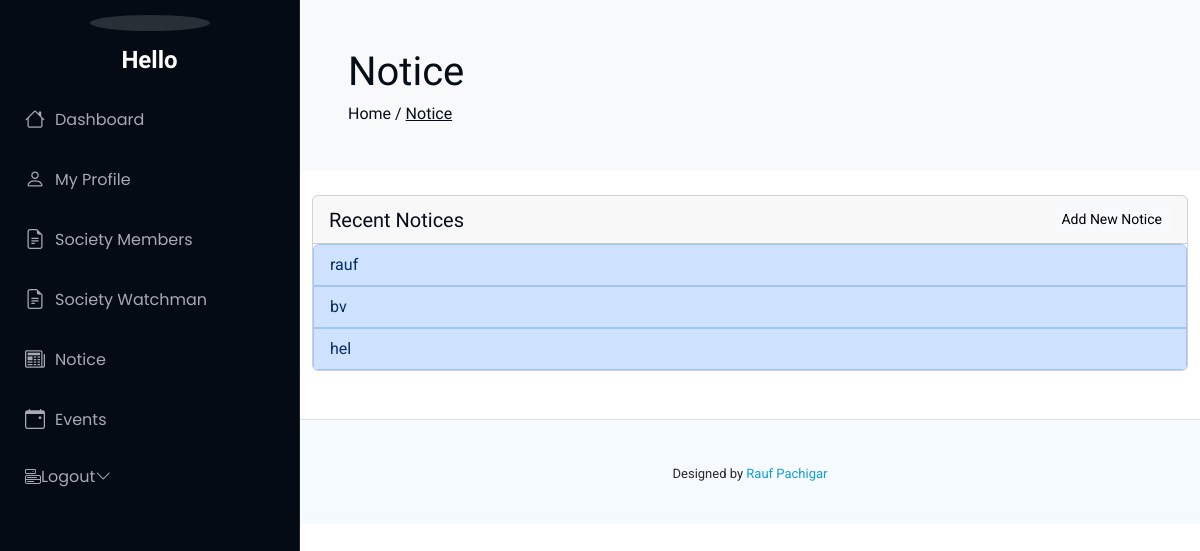
The page /Notice/ (signed in) on the database as committed earlier.
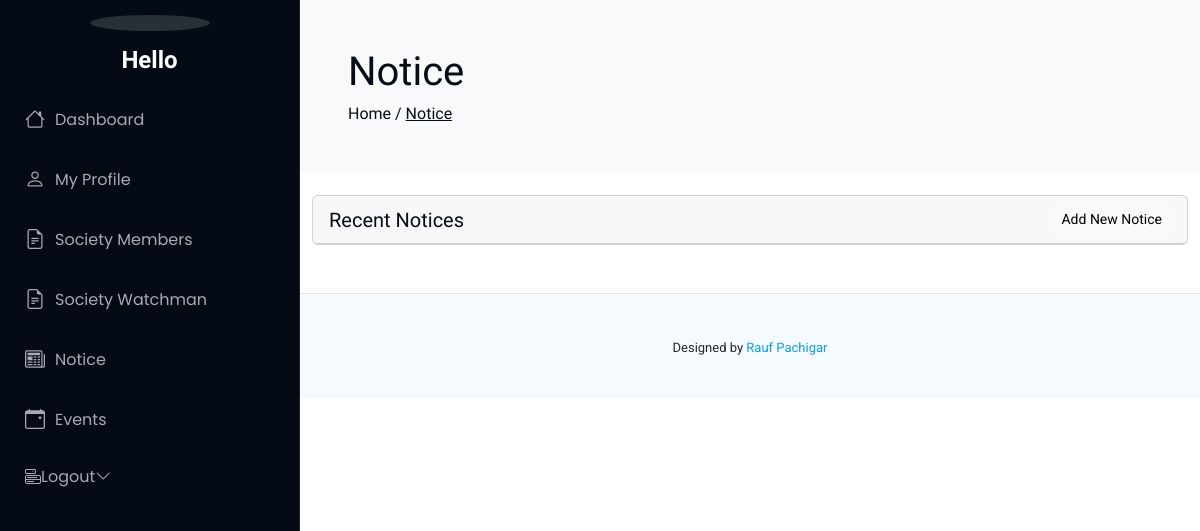
The same page on the database as committed later.
### societyapp/models.py (models this page shows, shortened)
class Notice(models.Model):
    title = models.CharField(max_length=100)
    content = models.TextField()
    posted_date = models.DateTimeField(auto_now_add=True)

### societyapp/views.py (the view)
# urls.py: path('Notice/', views.notice_list, name='notice_list'),
def notice_list(request):
    if not request.user.is_authenticated:
        messages.warning(request,"Please Login  ")
        return redirect('/auth/login')
    notices = Notice.objects.order_by('-posted_date')  # List all notices ordered by date
    context = {
        'notices': notices,
    }
    return render(request, 'notice_list.html', context)

### templates/notice_list.html (shortened to what this page needs)
{% extends 'base.html' %}
{% block intro %}
Notice
{% endblock intro %}
{% block heading %}
Notice
{% endblock heading %}
{% block content %}
<div class="container">
    <div class="row">
        <div class="col-12 mb-3 mb-lg-5">
            <div class="overflow-hidden card table-nowrap table-card">
                <div class="card-header d-flex justify-content-between align-items-center">
                    <h5 class="mb-0">Recent Notices</h5>
                    <a href="/Notice/create/" class="btn btn-light btn-sm">Add New Notice</a>
                </div>
                <div class="table-responsive">
                  <div class="list-group">
                        {% for notice in notices %}
                    <a href="{% url 'notice_detail' notice.id %}" class="list-group-item list-group-item-action list-group-item-primary">
                        {{ notice.title }}</a>
                    {% endfor %}
                  </div>
                </div>
            </div>
        </div>
    </div>
    </div>
{% endblock content %}

### templates/base.html (shortened to what this page needs)
{% load static  %}
<!DOCTYPE html>
<html lang="en">
<head>
  <link href="{% static '/assets/vendor/bootstrap/css/bootstrap.min.css' %}" rel="stylesheet">
  <link href="{% static '/assets/vendor/bootstrap-icons/bootstrap-icons.css' %}" rel="stylesheet">
  <link href="{% static '/assets/vendor/aos/aos.css' %}" rel="stylesheet">
  <link href="{% static '/assets/vendor/glightbox/css/glightbox.min.css' %}" rel="stylesheet">
  <link href="{% static '/assets/vendor/swiper/swiper-bundle.min.css' %}" rel="stylesheet">
  <link href="{% static '/assets/css/main.css' %}" rel="stylesheet">
</head>
<body class="index-page ">
  <header id="header" class="header dark-background d-flex flex-column">
    <div class="profile-img">
      <img src="https://img.freepik.com/free-vector/real-estate-logo-template_1071-1.jpg?t=st=1729746455~exp=1729750055~hmac=15f6e83eb464b0b4fd6013a57f5a6ec16880f13d24130ce25c7ae5dfc3830a36&w=740" alt="" class="img-fluid rounded-circle">
    </div>
    <a href="index.html" class="logo d-flex align-items-center justify-content-center">
      <h1 class="sitename"> Hello {{ user.first_name }}</h1>
    </a>
    <nav id="navmenu" class="navmenu">
      <ul>
        <li><a href="/" ><i class="bi bi-house navicon"></i>Dashboard</a></li>
        <li><a href="#about"><i class="bi bi-person navicon"></i> My Profile</a></li>
        <li><a href="/Society-Members"><i class="bi bi-file-earmark-text navicon"></i> Society Members</a></li>
        <li><a href="#portfolio"><i class="bi bi-file-earmark-text navicon"></i> Society Watchman</a></li>
        <li><a href="/Notice"><i class="bi bi-newspaper navicon"></i> Notice</a></li>
        <li><a href="/Events"><i class="bi bi-calendar-event navicon"></i> Events</a></li>
        {% if request.user.is_authenticated %}
        <li><a  class="bi bi-menu-button navicon" href="/auth/logout/">Logout <i class="bi bi-chevron-down "></i>
        </a></li>
        {% endif %}
      </ul>
    </nav>
  </header>
  <main class="main">
<header>
  <div class="p-5 bg-body-tertiary mb-4">
    <h1 class="">
    {% block intro %}
    {% endblock intro %}
      </h1>
    <nav class="d-flex">
      <h6 class="mb-0">
        <a href="/" class="text-reset">Home</a>
        <span>/</span>
        <a href="" class="text-reset"><u>
        {% block heading %}
        {% endblock heading %}
          </u></a>
      </h6>
    </nav>
  </div>
</header>
    {% block content %}
    {% endblock content %}
  </main>
  <footer id="footer" class="footer position-relative light-background">
    <div class="container">
      <div class="credits">
        Designed by <a href="#">Rauf Pachigar</a>
      </div>
    </div>
  </footer>
</body>
</html>

### static/assets/css/main.css (style rules this page uses)
:root { --default-font: "Roboto", system-ui, -apple-system, "Segoe UI", Roboto, "Helvetica Neue", Arial, "Noto Sans", "Liberation Sans", sans-serif, "Apple Color Emoji", "Segoe UI Emoji", "Segoe UI Symbol", "Noto Color Emoji"; --heading-font: "Raleway", sans-serif; --nav-font: "Poppins", sans-serif; }
:root { --background-color: #ffffff; --default-color: #272829; --heading-color: #050d18; --accent-color: #149ddd; --surface-color: #ffffff; --contrast-color: #ffffff; }
:root { --nav-color: #a8a9b4; --nav-hover-color: #ffffff; --nav-mobile-background-color: #040b14; --nav-dropdown-background-color: #040b14; --nav-dropdown-color: #a8a9b4; --nav-dropdown-hover-color: #ffffff; }
.light-background { --background-color: #f4fafd; --surface-color: #ffffff; }
.dark-background { --background-color: #040b14; --default-color: #ffffff; --heading-color: #ffffff; --surface-color: #151f2b; --contrast-color: #ffffff; }
:root { scroll-behavior: smooth; }
body { color: var(--default-color); background-color: var(--background-color); font-family: var(--default-font); }
a { color: var(--accent-color); text-decoration: none; transition: 0.3s; }
h1, h2, h3, h4, h5, h6 { color: var(--heading-color); font-family: var(--heading-font); }
.header { color: var(--default-color); background-color: var(--background-color); position: fixed; top: 0; left: 0; bottom: 0; padding: 0 15px; width: 300px; transition: all ease-in-out 0.3s; overflow-y: auto; z-index: 997; border-right: 1px solid color-mix(in srgb, var(--default-color), transparent 90%); }
.header .profile-img img { margin: 15px auto; display: block; width: 120px; border: 8px solid color-mix(in srgb, var(--default-color), transparent 85%); }
.header .logo { line-height: 1; margin-bottom: 15px; }
.header .logo h1 { font-size: 24px; margin: 0; font-weight: 700; color: var(--heading-color); }
@media (min-width: 1200px) { .header~main, .header~#footer { margin-left: 300px; } }
.navmenu { padding: 0; z-index: 9997; }
.navmenu ul { list-style: none; padding: 0 0 20px 0; margin: 0; }
.navmenu a, .navmenu a:focus { color: var(--nav-color); padding: 15px 10px; font-family: var(--nav-font); font-size: 16px; font-weight: 400; display: flex; align-items: center; white-space: nowrap; transition: 0.3s; width: 100%; }
.navmenu a .navicon, .navmenu a:focus .navicon { font-size: 20px; margin-right: 10px; }
.footer { color: var(--default-color); background-color: var(--background-color); font-size: 14px; padding: 40px 0; position: relative; border-top: 1px solid color-mix(in srgb, var(--default-color), transparent 90%); }
.footer .credits { margin-top: 4px; font-size: 13px; text-align: center; }

Rows that differ between the two databases and show on the page:
removed Notice: title "rauf"
removed Notice: title "bv"
removed Notice: title "hel"
